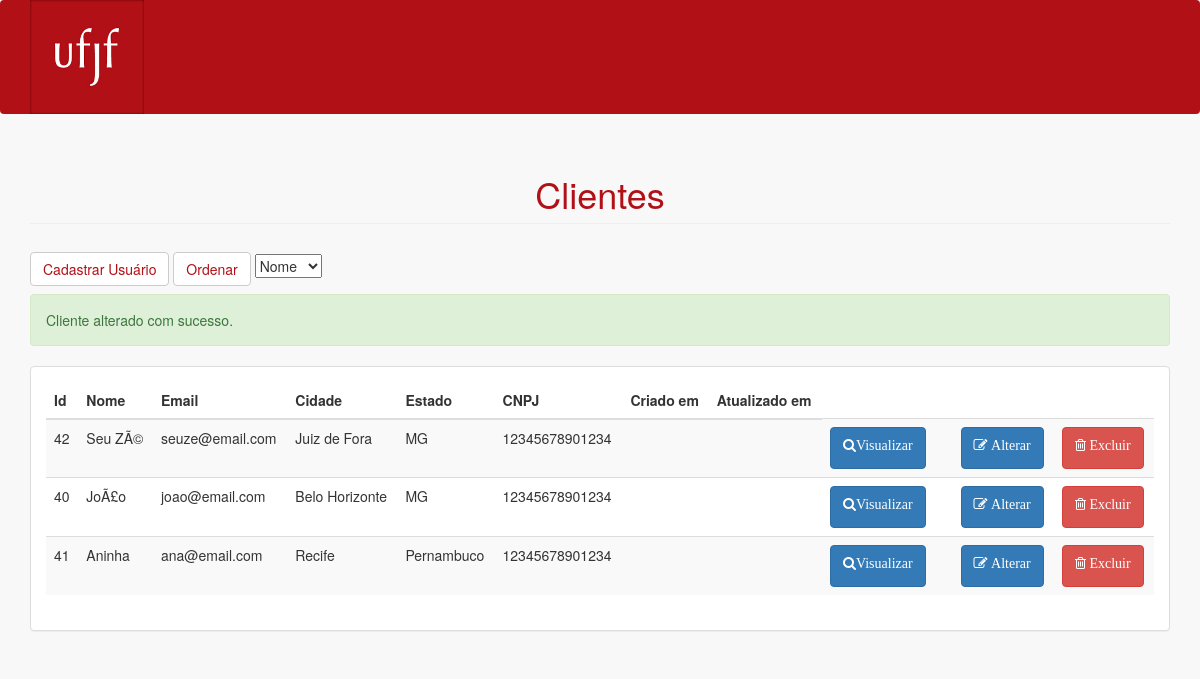
Page /admin/lista-clientes.php?alterado=true on the earlier database version.
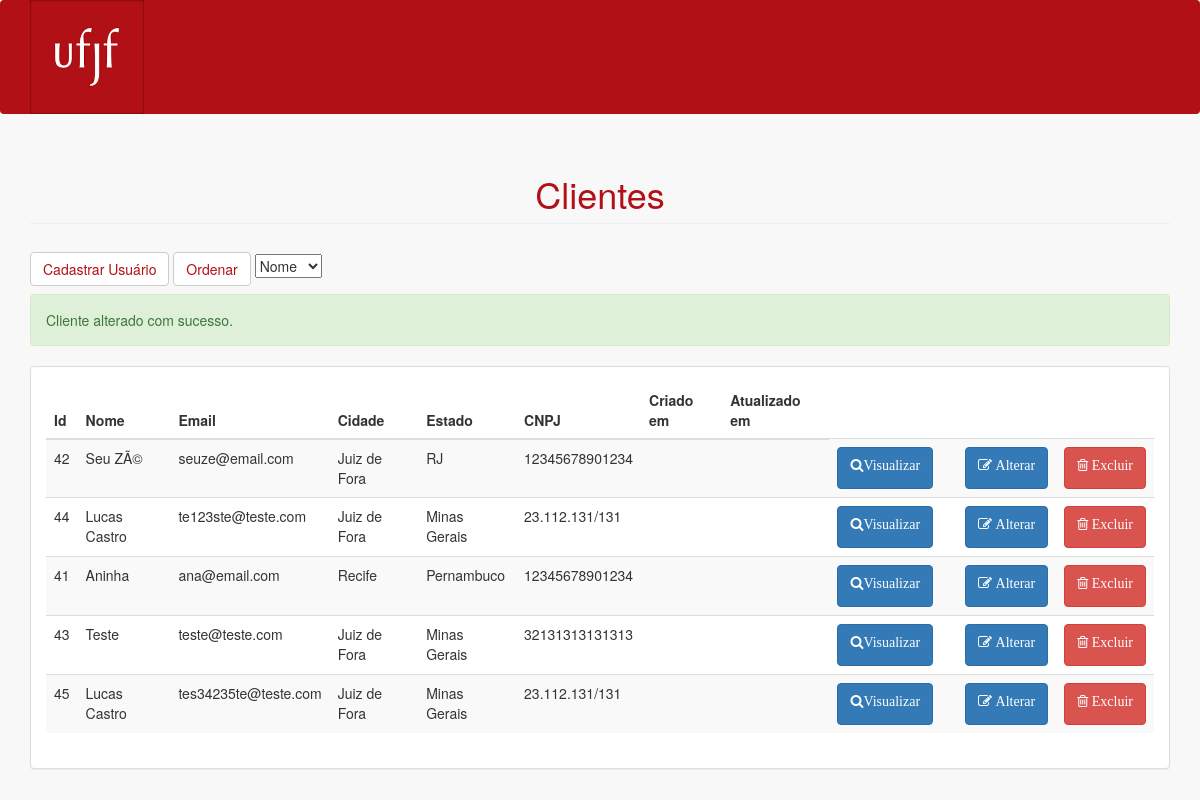
Same page on the later database version.
### tables this page shows
CREATE TABLE `usuarios` (
  `id` int(10) UNSIGNED NOT NULL,
  `nome` varchar(191) NOT NULL,
  `email` varchar(191) NOT NULL,
  `senha` varchar(191) NOT NULL,
  `categoria` enum('cliente','administrador','gerente','funcionario') NOT NULL,
  `remember_token` varchar(100) DEFAULT NULL,
  `created_at` timestamp NULL DEFAULT NULL,
  `updated_at` timestamp NULL DEFAULT NULL,
  `cidade` varchar(191) NOT NULL,
  `estado` varchar(191) NOT NULL
);

CREATE TABLE `clientes` (
  `id` int(10) UNSIGNED NOT NULL,
  `cnpj` varchar(14) NOT NULL
);

### admin/includes/functions.php (called while the page is built, shortened)
<?php
function listaClientes($connect, $sort) {
    $usuarios = array();
    $query = "select usuarios.id, usuarios.nome, usuarios.email, usuarios.categoria, usuarios.created_at, usuarios.updated_at, usuarios.cidade, usuarios.estado, clientes.cnpj
      from usuarios inner join clientes on usuarios.id = clientes.id";
    $query = $query.$sort;
    $result = mysqli_query($connect, $query);
    while($usuario = mysqli_fetch_assoc($result)) {
        array_push($usuarios, $usuario);
    }
    return $usuarios;
}

### admin/lista-clientes.php (the view, shortened to what this page needs)
<?php include("header.php");
include("includes/connect.php");
include("includes/functions.php");
include("menu.php");
if (isset($_GET['sort']))
    $sort = " order by ".$_GET['sort'];
else
    $sort = "";
$usuarios = listaClientes($connect, $sort);
?>
<div class="container">
	<h1 style="color:#b11016" class="page-header">Clientes</h1>
    <form method="get" action="lista-clientes.php">
	<a href="loginCadastro.php"><button style="background-color: #fff; color: #b11016" type="button" class="btn btn-default navbar-btn">Cadastrar Usuário</button></a>
        <a href="lista-clientes.php"><button style="background-color: #fff; color: #b11016" type="submit" class="btn btn-default navbar-btn">Ordenar</button></a>
        <select name="sort">
            <option value="usuarios.nome">Nome</option>
        </select>
    </form>
	<?php
	if(!empty($_GET['alterado'])) {
	?>
		<p class="alert alert-success">Cliente alterado com sucesso.</p>
	<?php
	}
	?>
	<div class="row">
	    <div class="col-md-12">
	        <div class="panel panel-default">
	            <div class="panel-body">
	                <div class="table-responsive">
	                    <table class="table table-striped">
	                        <thead>
	                            <tr>
	                                <th>Id</th>
	                                <th>Nome</th>
	                                <th>Email</th>
	                                <th>Cidade</th>
                                    <th>Estado</th>
                                    <th>CNPJ</th>
	                                <th>Criado em</th>
	                                <th>Atualizado em</th>
	                            </tr>
	                        </thead>
	                        <tbody>
	                        <?php foreach($usuarios as $usuario) :?>
	                            <tr>
	                            	<td><?=$usuario['id']?></td>
	                            	<td><?=$usuario['nome']?></td>
	                            	<td><?=$usuario['email']?></td>
                                    <td><?=$usuario['cidade']?></td>
                                    <td><?=$usuario['estado']?></td>
                                    <td><?=$usuario['cnpj']?></td>
	                            	<td><?=$usuario['created_at']?></td>
	                            	<td><?=$usuario['updated_at']?></td>
									<td>
	                            		<form action="visualizar-cliente.php" method="get">
	                            			<button class="btn btn-primary"><p class="fa fa-search">Visualizar</p></button></td>
	                            	<td>
	                            	<td>
	                            		<form action="alterar-cliente.php" method="get">
	                            			<button class="btn btn-primary"><p class="fa fa-edit"> Alterar</p></button></td>
	                            	<td>
	                            		<form action="excluir-usuario.php" method="post">
	                            			<button class="btn btn-danger"><p class="fa fa-trash-o"> Excluir</p></button>
	                            		</form>
	                            	</td>
	                            </tr>
	                        <?php endforeach ?>
	                        </tbody>
	                    </table>
	                </div>
	            </div>
	        </div>
	    </div>
	</div>
</div>

### admin/header.php (shortened to what this page needs)
<!DOCTYPE html>
<html>
	<head>
	    <link href="css/bootstrap.min.css" rel="stylesheet">
	    <link href="css/plugins/metisMenu/metisMenu.min.css" rel="stylesheet">
	    <link href="css/sb-admin-2.css" rel="stylesheet">
	    <link href="font-awesome/css/font-awesome.min.css" rel="stylesheet" type="text/css">
	    <link rel="stylesheet" type="text/css" href="css/style.css">
	</head>
	<body>

### admin/menu.php (shortened to what this page needs)
<header>
    <nav style="background-color: #b11016;" class="navbar navbar-default">
        <div class="container">
            <a href="../home.php"><img style="width:10%; height: 10%;" class="img-responsive logo" src="../img/logo.png"
                                       alt="logo"></a>
        </div>
    </nav>
</header>

### admin/css/sb-admin-2.css (style rules this page uses)
body { background-color: #f8f8f8; }

### admin/css/style.css (style rules this page uses)
.logo { float: left; }
.navbar { background-color: #181717; border: 0; clear: both; }
.navbar-btn { background-color: #CEA766; }
h1 { color: #CEA766; text-align: center; }

Differences in the rows shown:
removed usuarios: id "40", nome "JoÃ£o", email "joao@email.com", cidade "Belo Horizonte", estado "MG", clientes.cnpj "12345678901234"
changed usuarios "Seu ZÃ©": estado "MG" → "RJ"
added usuarios: id "44", nome "Lucas Castro", email "te123ste@teste.com", cidade "Juiz de Fora", estado "Minas Gerais", clientes.cnpj "23.112.131/131"
added usuarios: id "43", nome "Teste", email "teste@teste.com", cidade "Juiz de Fora", estado "Minas Gerais", clientes.cnpj "32131313131313"
added usuarios: id "45", nome "Lucas Castro", email "tes34235te@teste.com", cidade "Juiz de Fora", estado "Minas Gerais", clientes.cnpj "23.112.131/131"
